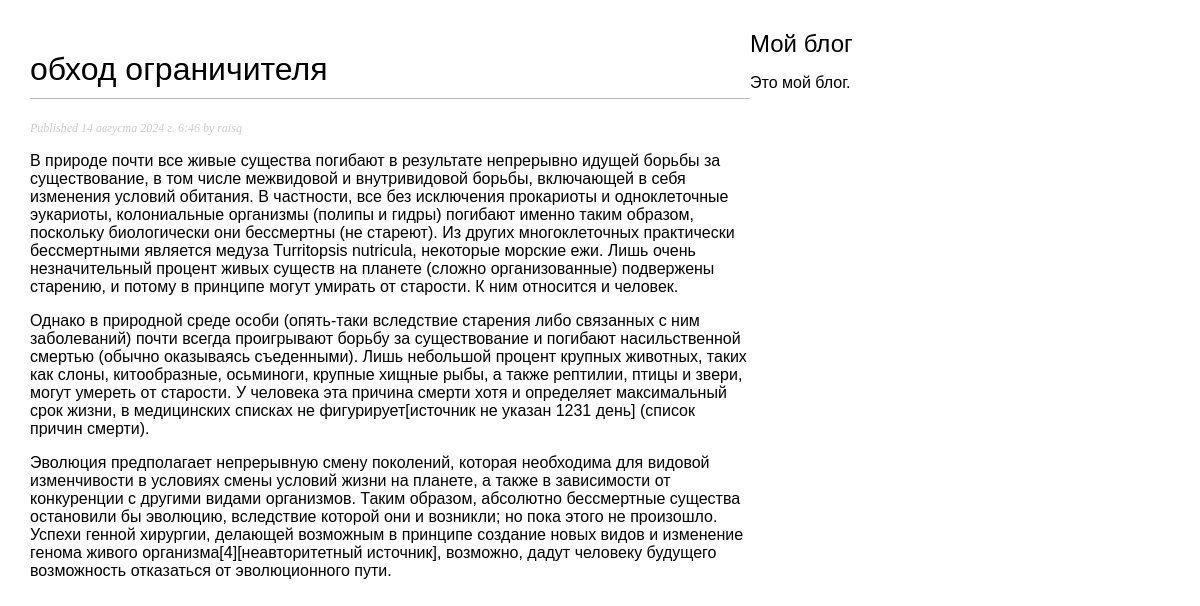
/blog/2024/8/14/obhod-ogranichitelya/, run on the app's committed database.
### blog/models.py (models this page shows, shortened)
class Post(models.Model):
    class Status(models.TextChoices):
        DRAFT = 'DF', 'Draft'
        PUBLISHED = 'PB', 'Published'
    title = models.CharField(max_length=250)
    slug = models.SlugField(max_length=250,unique_for_date='publish')
    author = models.ForeignKey(User,
                               on_delete=models.CASCADE,
                               related_name='blog_posts')
    bode = models.TextField()
    publish = models.DateTimeField(default=timezone.now)
    create = models.DateTimeField(auto_now_add=True)
    update = models.DateTimeField(auto_now=True)
    status = models.CharField(max_length=2,
                              choices=Status.choices,
                              default=Status.DRAFT)
    objects = models.Manager() # менеджер, применяемый по умолчанию
    published = PublishedManager() # конкретно-прикладной менеджер
    class Meta:
        ordering = ['-publish']
        indexes = [
            models.Index(fields=['-publish']),
        ]

### blog/views.py (the view)
# urls.py: path('<int:year>/<int:month>/<int:day>/<slug:post>/', views.post_detail, name='post_detail'),
def post_detail(request, year, month, day, post):
    post = get_object_or_404(Post, status=Post.Status.PUBLISHED,
                             slug=post,publish__year=year,
                             publish__month=month,
                             publish__day=day)
    return render(request,
                'blog/post/detail.html',
                {'post': post})

### blog/templates/blog/post/detail.html (shortened to what this page needs)
{% extends "blog/base.html" %}
{% block content %}
    <h1>{{post.title}}</h1>
    <p class="date">
        Published {{ post.publish }} by {{ post.author }}
    </p>
    {{ post.bode|linebreaks }}
{% endblock content %}

### blog/static/css/blog.css (style rules this page uses)
body { margin:0; padding:0; font-family:helvetica, sans-serif; }
h1 { font-weight:normal; border-bottom:1px solid #bbb; padding:0 0 10px 0; }
p.date { color:#ccc; font-family: georgia, serif; font-size: 12px; font-style: italic; }

### data on the page
Post: title "обход ограничителя", publish "14 августа 2024 г. 6:46", author "raisq", bode "В природе почти все живые существа погибают в результате непрерывно идущей борьбы за существование, в том числе межвидовой и внутривидовой борьбы, включающей в себя изменения условий обитания. В частности, все без исключения прокариоты и одноклеточные эукариоты, колониальные организмы (полипы и гидры) погибают именно таким образом, поскольку биологически они бессмертны (не стареют). Из других многоклеточных практически бессмертными является медуза Turritopsis nutricula, некоторые морские ежи. Лишь очень незначительный процент живых существ на планете (сложно организованные) подвержены старению, и потому в принципе могут умирать от старости. К ним относится и человек. Однако в природной…"
